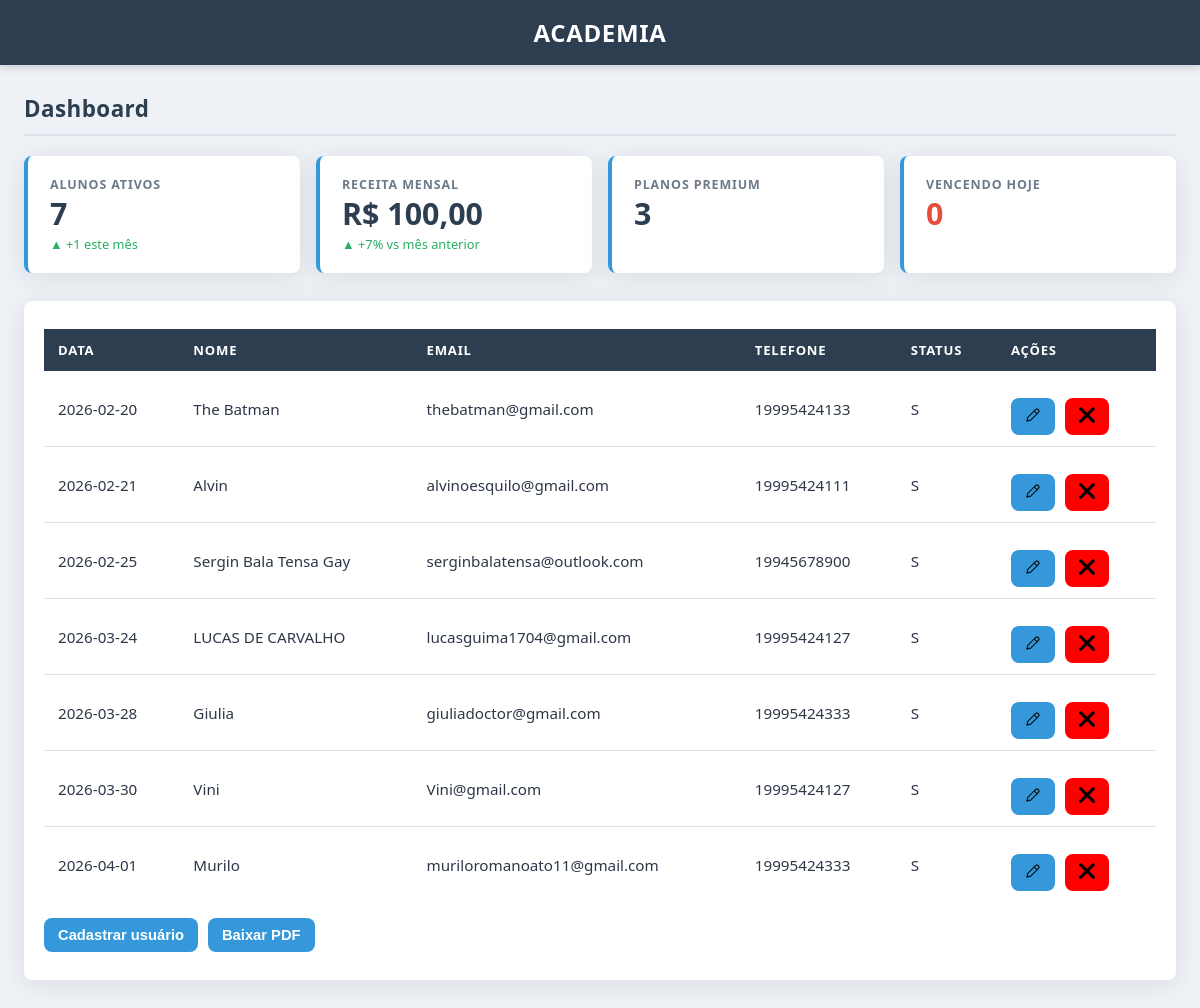
Before: / with the older database file.
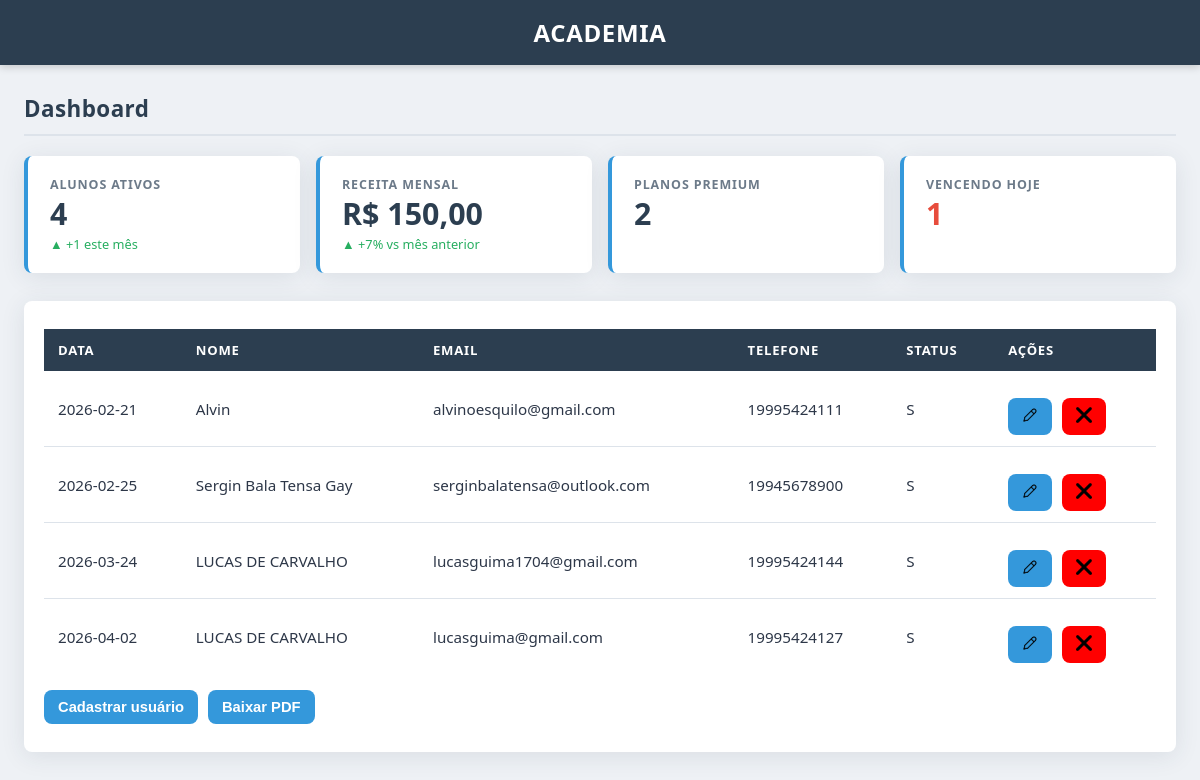
After: the same page with the newer database file.
### tables this page shows
CREATE TABLE users (
	id integer primary key autoincrement,
	full_name text not null,
	email text unique not null,
	password text not null,
	phone text,
	created_at date,
	status text
);

### src/Repository/UserRepository.php (called while the page is built, shortened)
<?php
class UserRepository
{
    private PDO $connection;
    public function __construct(PDO $connection)
    {
        $this->connection = $connection;
    }
    public function formatUser($user){
        return new User(
            $user['id'],
            $user['full_name'],
            $user['email'],
            $user['password'],
            $user['created_at'],
            $user['phone'],
            $user['status']
        );
    }
    public function getAllUsers() {
        $sql = "SELECT *FROM users;";
        $stmt = $this->connection->query($sql);
        $users = $stmt->fetchAll(PDO::FETCH_ASSOC);
        return array_map([$this, 'formatUser'], $users);
    }
    public function countUsersByStatus(string $status): int {
        $sql = "SELECT COUNT(*) FROM users WHERE status = :status;";
        $stmt = $this->connection->prepare($sql);
        $stmt->bindValue(':status', $status, PDO::PARAM_STR);
        $stmt->execute();
        return (int) $stmt->fetchColumn();
    }
    public function usersActivesThisMonth(string $lastDay, string $firstDay): string {
        $sql = "SELECT COUNT(*) FROM users WHERE status = 'S' AND created_at BETWEEN :firstDay and :lastDay;";
        $stmt = $this->connection->prepare($sql);
        $stmt->bindValue(':firstDay', $firstDay, PDO::PARAM_STR);
        $stmt->bindValue(':lastDay', $lastDay, PDO::PARAM_STR);
        $stmt->execute();
        return " ▲ +{$stmt->fetchColumn()} este mês";
    }
}

### src/Repository/SubscriptionRepository.php (called while the page is built, shortened)
<?php
class SubscriptionRepository
{
    private PDO $connection;
    public function __construct(PDO $connection)
    {
        $this->connection = $connection;
    }
    public function countPlan(string $plan): int {
        $sql = "SELECT COUNT(*) FROM users_plans inner JOIN plans ON users_plans.plan_id = plans.id WHERE plans.name = :plan";
        $stmt = $this->connection->prepare($sql);
        $stmt->bindValue(':plan', $plan, PDO::PARAM_STR);
        $stmt->execute();
        return (int) $stmt->fetchColumn();
    }
    public function getMonthlyRevenue(string $firstDay, string $lastDay): float {
        $sql = "SELECT SUM(plans.price)
                FROM users_plans
                INNER JOIN plans ON users_plans.plan_id = plans.id
                WHERE users_plans.payment_status = 'paid'
                AND users_plans.start_date BETWEEN :firstDay AND :lastDay";
        $stmt = $this->connection->prepare($sql);
        $stmt->bindValue(':firstDay', $firstDay, PDO::PARAM_STR);
        $stmt->bindValue(':lastDay',  $lastDay,  PDO::PARAM_STR);
        $stmt->execute();
        return (float) $stmt->fetchColumn();
    }
    public function countExpiringToday(): int {
        $sql = "SELECT COUNT(*)
                FROM users_plans
                WHERE end_date = :today
                AND payment_status != 'paid'";
        $stmt = $this->connection->prepare($sql);
        $stmt->bindValue(':today', date('Y-m-d'), PDO::PARAM_STR);
        $stmt->execute();
        return (int) $stmt->fetchColumn();
    }
}

### src/Domain/User.php (called while the page is built, shortened)
<?php
class User {
    private ?int $id;
    private string $full_name;
    private string $email;
    private string $date;
    private string $phone;
    private string $status;
    public function __construct(
        ?int $id,
        string $full_name,
        string $email,
        string $password,
        string $date,
        string $phone,
        string $status,
    ) {
        $this->id = $id;
        $this->full_name = $full_name;
        $this->email = $email;
        $this->date = $date;
        $this->phone = $phone;
        $this->status = $status;
    }
    public function id(): ?int
    {
        return $this->id;
    }
    public function fullName(): string
    {
        return $this->full_name;
    }
    public function email(): string
    {
        return $this->email;
    }
    public function date(): string
    {
        return $this->date;
    }
    public function phone(): string
    {
        return $this->phone;
    }
    public function status(): string
    {
        return $this->status;
    }
}

### adm.php (the view, shortened to what this page needs)
<?php
$connection = Connection::getConnection();
$repository = new UserRepository($connection);
$SubriptionRepository = new SubscriptionRepository($connection);
function getMonthRange($year = null, $month = null) {
    $year = $year ?? date('Y');
    $month = $month ?? date('m');
    $firstDay = date("Y-m-01", strtotime("$year-$month-01"));
    $lastDay = date("Y-m-t", strtotime("$year-$month-01"));
    return [$firstDay, $lastDay];
}
try {
  $users = $repository->getAllUsers();
  $usersActive = $repository->countUsersByStatus('S');
  $usersPremium = $SubriptionRepository->countPlan('Premium');
  list($firstDay, $lastDay) = getMonthRange();
  $usersActivesThisMonth = $repository->usersActivesThisMonth($lastDay, $firstDay);
  $monthlyRevenue = $SubriptionRepository->getMonthlyRevenue($firstDay, $lastDay);
  $expiringToday = $SubriptionRepository->countExpiringToday();
}catch(PDOException $e){
  echo $e->getMessage();
}
?>
<!DOCTYPE html>
<html lang="en">
<head>
    <link rel="stylesheet" href="css/style.css">
    <link rel="stylesheet" href="css/index.css">
</head>
<body>
    <header>
    <h1>Academia</h1>
  </header>
    <div id="dashboard" class="screen">
    <div class="page-title">Dashboard</div>
    <div class="stats-grid">
      <div class="stat-card">
        <div class="stat-label">Alunos Ativos</div>
        <div class="stat-value"><?= $usersActive ?></div>
        <div class="stat-delta"><?= $usersActivesThisMonth ?></div>
      </div>
      <div class="stat-card">
        <div class="stat-label">Receita Mensal</div>
        <div class="stat-value">R$ <?= number_format($monthlyRevenue, 2, ',', '.') ?></div>
        <div class="stat-delta">▲ +7% vs mês anterior</div>
      </div>
      <div class="stat-card">
        <div class="stat-label">Planos Premium</div>
        <div class="stat-value"><?= $usersPremium ?></div>
      </div>
      <div class="stat-card">
        <div class="stat-label">Vencendo Hoje</div>
        <div class="stat-value" style="color: var(--color-danger)"><?= $expiringToday ?></div>
      </div>
    </div>
    <div class="dashboard-table-section">
  <main>
    <section>
      <table>
        <thead>
          <tr>
            <th>Data</th>
            <th>Nome</th>
            <th>Email</th>
            <th>Telefone</th>
            <th>Status</th>
            <th>Ações</th>
          </tr>
        </thead>
        <tbody>
          <?php foreach($users as $user):  ?>
          <tr>
            <td><?= $user->date() ?></td>
            <td><?= $user->fullName() ?></td>
            <td><?= $user->email() ?></td>
            <td><?= $user->phone() ?></td>
            <td><?= $user->status() ?></td>
            <td>
              <div class="actions">
                <a href="/edit?id=<?= $user->id() ?>"><button><img src="img/icons/edit.png" class="icon-trash" alt="editar"></button></a>
                <a href="/delete?id=<?= $user->id() ?>" ><button style="background-color: red;"><img src="img/icons/close.png" class="icon-trash" alt="excluir"></button></a>
              </div>
            </td>
          </tr>
          <?php endforeach; ?>
        </tbody>
      </table>
      <div class="actions">
        <a href="/register"><button>Cadastrar usuário</button></a>
        <a href="/download"><button>Baixar PDF</button></a>
      </div>
    </section>
  </main>
</body>
</html>

### index.php
<?php
$uri = parse_url($_SERVER['REQUEST_URI'], PHP_URL_PATH);
$uri = rtrim($uri, '/') ?: '/';
$routes = [
    '/'          => 'adm.php',
    '/adm'       => 'adm.php',
    '/register'  => 'register-user.php',
    '/edit'      => 'edit.php',
    '/update'    => 'update.php',
    '/delete'    => 'delete.php',
    '/download'  => 'download-pdf.php',
];
if (array_key_exists($uri, $routes)) {
    require $routes[$uri];
} else {
    http_response_code(404);
    echo "<h1>404 – Página não encontrada</h1>";
}

### css/style.css (style rules this page uses)
*, *::before, *::after { box-sizing: border-box; margin: 0; padding: 0; }
:root { --color-dark: #2c3e50; --color-darker: #1a252f; --color-accent: #3498db; --color-accent-h:#2980b9; --color-danger: #e74c3c; --color-danger-h:#c0392b; --color-success: #27ae60; --color-bg: #eef1f5; --color-surface: #ffffff; --color-border: #dde3ea; --color-muted: #6c7a89; --color-text: #2d3748; --radius: 8px; --shadow-card: 0 4px 24px rgba(44, 62, 80, 0.10); --shadow-input: 0 0 0 3px rgba(52, 152, 219, 0.18); --transition: 0.18s ease; }
body { font-family: 'Segoe UI', system-ui, sans-serif; background: var(--color-bg); color: var(--color-text); min-height: 100vh; }
header { background: var(--color-dark); color: #fff; padding: 1rem 2rem; text-align: center; letter-spacing: 0.04em; box-shadow: 0 2px 8px rgba(0,0,0,0.18); }
header h1 { font-size: 1.5rem; font-weight: 700; text-transform: uppercase; }
main { padding: 28px 20px; }
table { width: 100%; border-collapse: collapse; background: var(--color-surface); border-radius: var(--radius); overflow: hidden; box-shadow: var(--shadow-card); }
th { background: var(--color-dark); color: #fff; padding: 12px 14px; text-align: left; font-size: 0.82rem; text-transform: uppercase; letter-spacing: 0.06em; }
td { padding: 11px 14px; border-bottom: 1px solid var(--color-border); font-size: 0.95rem; }
tr:last-child td { border-bottom: none; }
.actions { margin-top: 16px; display: flex; gap: 10px; flex-wrap: wrap; }
button { padding: 9px 14px; border: none; border-radius: var(--radius); background: var(--color-accent); color: white; cursor: pointer; font-size: 0.92rem; font-weight: 600; transition: background var(--transition); }
.screen { padding: 28px 24px; max-width: 1200px; margin: 0 auto; }
.page-title { font-size: 1.4rem; font-weight: 700; color: var(--color-dark); margin-bottom: 20px; padding-bottom: 10px; border-bottom: 2px solid var(--color-border); letter-spacing: 0.02em; }
.stats-grid { display: grid; grid-template-columns: repeat(auto-fit, minmax(200px, 1fr)); gap: 16px; margin-bottom: 28px; }
.stat-card { background: var(--color-surface); border-radius: var(--radius); padding: 20px 22px; box-shadow: var(--shadow-card); border-left: 4px solid var(--color-accent); display: flex; flex-direction: column; gap: 6px; transition: transform var(--transition), box-shadow var(--transition); }
.stat-label { font-size: 0.78rem; font-weight: 600; text-transform: uppercase; letter-spacing: 0.07em; color: var(--color-muted); }
.stat-value { font-size: 1.9rem; font-weight: 700; color: var(--color-dark); line-height: 1; }
.stat-delta { font-size: 0.8rem; color: var(--color-success); font-weight: 500; }
.dashboard-table-section { background: var(--color-surface); border-radius: var(--radius); box-shadow: var(--shadow-card); overflow: hidden; }
.dashboard-table-section table { box-shadow: none; border-radius: 0; }

Changed rows visible on the page:
removed users: created_at "2026-02-20", full_name "The Batman", email "thebatman@gmail.com", phone "19995424133", status "S"
removed users: created_at "2026-03-28", full_name "Giulia", email "giuliadoctor@gmail.com", phone "19995424333", status "S"
removed users: created_at "2026-03-30", full_name "Vini", email "Vini@gmail.com", phone "19995424127", status "S"
removed users: created_at "2026-04-01", full_name "Murilo", email "muriloromanoato11@gmail.com", phone "19995424333", status "S"
changed users "lucasguima1704@gmail.com": phone "19995424127" → "19995424144"
added users: created_at "2026-04-02", full_name "LUCAS DE CARVALHO", email "lucasguima@gmail.com", phone "19995424127", status "S"
Other visible differences:
$usersActive: "7" → "4"
$monthlyRevenue: "100,00" → "150,00"
$usersPremium: "3" → "2"
$expiringToday: "0" → "1"
